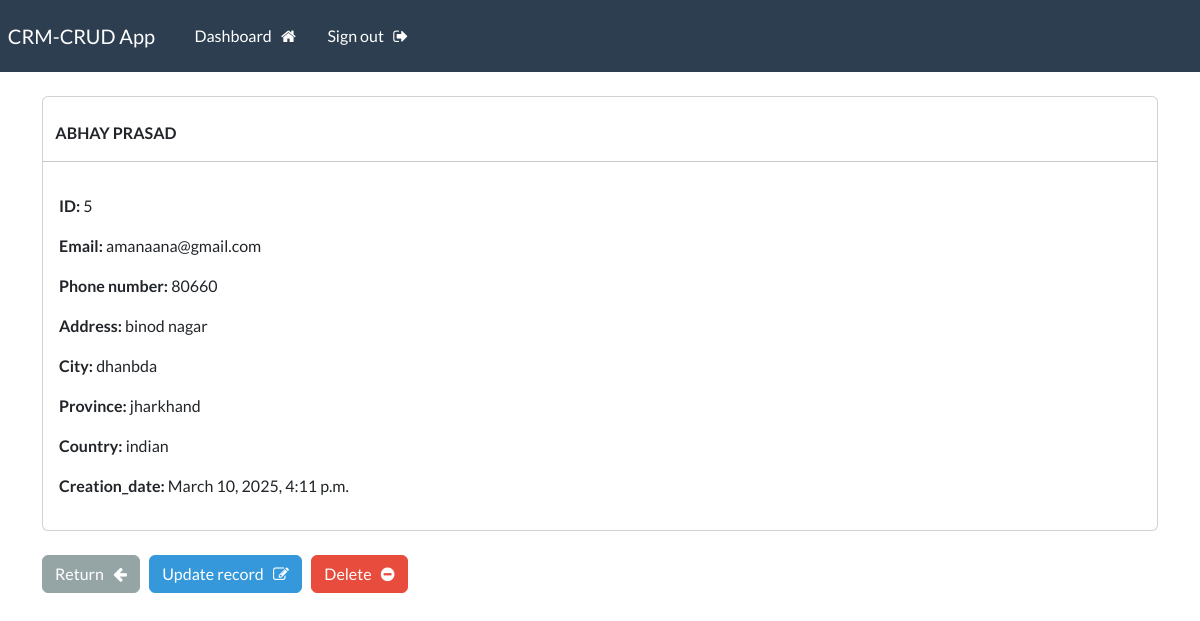
The app's page /record/5 (signed in) with its own data.
### webapp/models.py (models this page shows, shortened)
class Record(models.Model):
    creation_date=models.DateTimeField(auto_now_add=True)
    first_name = models.CharField(max_length=100)
    last_name = models.CharField(max_length=100)
    email = models.CharField(max_length=255)
    phone=models.CharField(max_length=20)
    address = models.CharField(max_length=300)
    city=models.CharField(max_length=50)
    province=models.CharField(max_length=50)
    country=models.CharField(max_length=200)

### webapp/views.py (the view)
# urls.py: path('record/<int:pk>',views.singular_record,name="record"),
@login_required(login_url='my-login')
def singular_record(request,pk):
    all_records=Record.objects.get(id=pk)
    context={'record':all_records}
    return render(request,'webapp/view-record.html',context=context)

### webapp/templates/webapp/view-record.html (shortened to what this page needs)
{% extends 'webapp/base.html' %}
{% block content %}
<div class="card">
    <strong>
        <br>
        {{record.first_name |upper}}
        {{record.last_name|upper}}
    </strong>
    <hr>
<div class="card-body">
    <p> <strong>ID:</strong> {{record.id}}</p>
    <p> <strong>Email:</strong> {{record.email}}</p>
    <p> <strong>Phone number:</strong> {{record.phone}}</p>
    <p> <strong>Address:</strong> {{record.address}}</p>
    <p> <strong>City:</strong> {{record.city}}</p>
    <p> <strong>Province:</strong> {{record.province}}</p>
    <p> <strong>Country:</strong> {{record.country}}</p>
    <p> <strong>Creation_date:</strong> {{record.creation_date}}</p>
</div>
</div>
<br>
<a href="{% url 'dashboard' %}" class="btn btn-secondary">Return &nbsp; <i class="fa fa-arrow-left" aria-hidden="true"></i></a>
<a href="{% url 'update-record' record.id %}" class="btn btn-info">Update record &nbsp; <i class="fa fa-pencil-square-o" aria-hidden="true"></i></a>
<a href="{% url 'delete-record' record.id %}" class="btn btn-danger">Delete &nbsp; <i class="fa fa-minus-circle" aria-hidden="true"></i></a>
{% endblock %}

### records on screen
Record: first_name "ABHAY", last_name "PRASAD", id "5", email "amanaana@gmail.com", phone "80660", address "binod nagar", city "dhanbda", province "jharkhand", country "indian", creation_date "March 10, 2025, 4:11 p.m."
